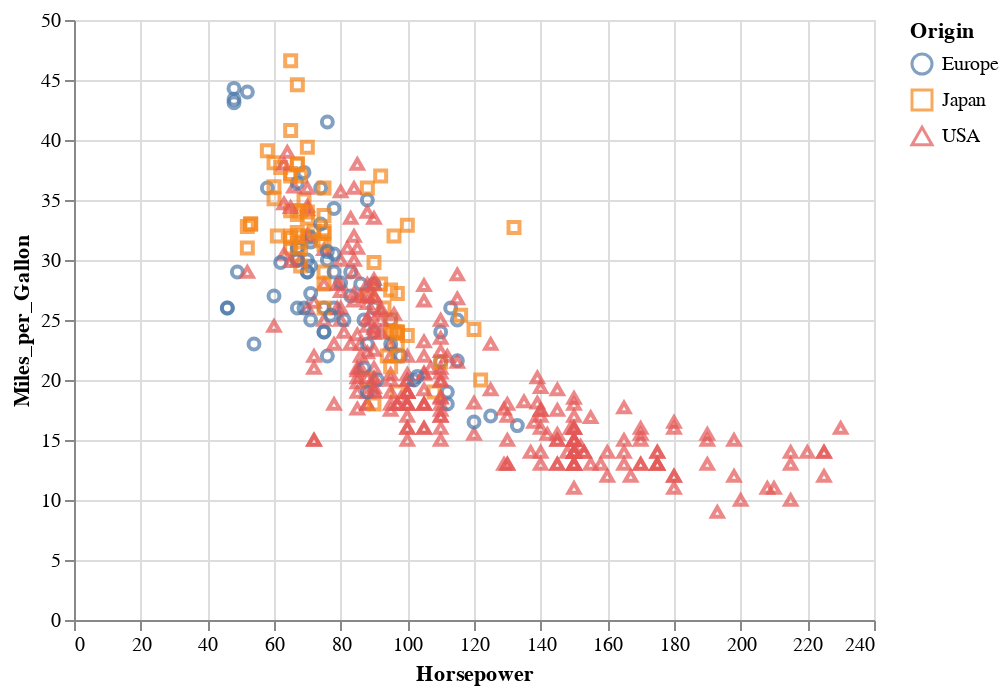

Notebook source saved alongside this figure:
### Code cell
alt.Chart(cars).mark_point().encode(
    x='Horsepower:Q',
    y='Miles_per_Gallon:Q',
    color='Origin:N',
    shape='Origin:N'
)

### Figure 1 — Vega-Lite specification as saved in the notebook (floating-point values rounded to 4 significant figures; data arrays with more than 128 entries replaced by an {"elided": "..."} marker saying what was removed)
{"$schema": "https://vega.github.io/schema/vega-lite/v2.4.1.json", "config": {"view": {"height": 300, "width": 400}}, "data": {"values": {"elided": "406 records"}}, "encoding": {"color": {"field": "Origin", "type": "nominal"}, "shape": {"field": "Origin", "type": "nominal"}, "x": {"field": "Horsepower", "type": "quantitative"}, "y": {"field": "Miles_per_Gallon", "type": "quantitative"}}, "mark": "point"}
